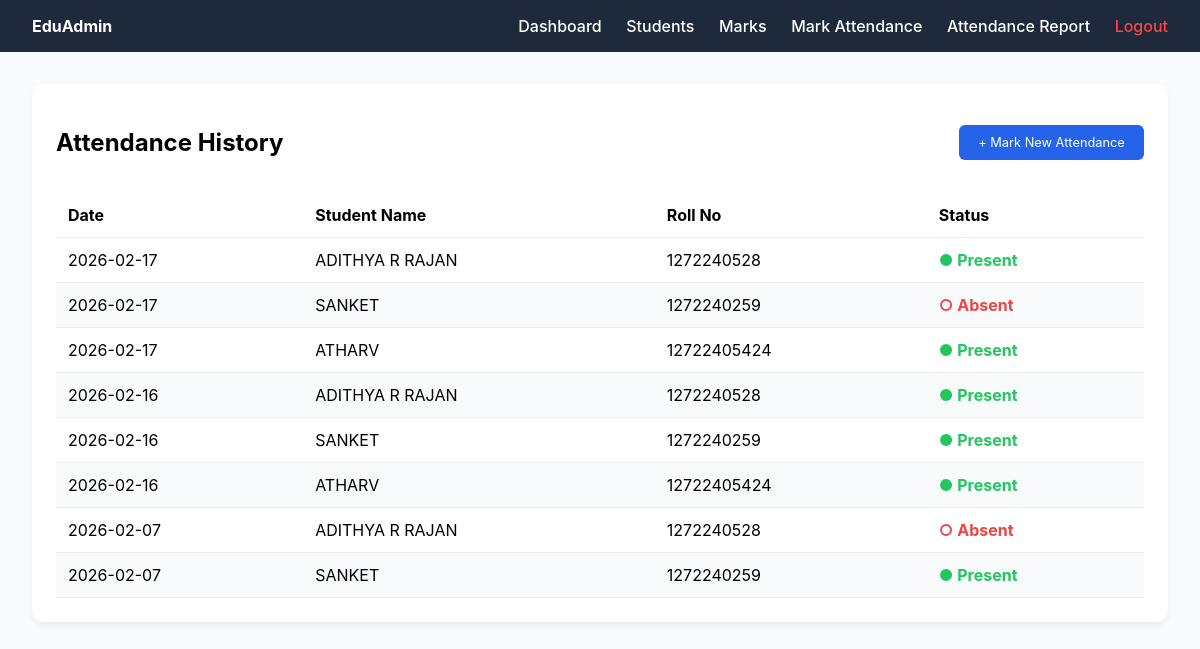
The page /attendance/report (signed in) on the database its author committed.
### tables this page shows
CREATE TABLE attendance (
    id INTEGER PRIMARY KEY AUTOINCREMENT,
    student_id INTEGER,
    date TEXT NOT NULL,
    status TEXT NOT NULL, -- 'Present' or 'Absent'
    FOREIGN KEY (student_id) REFERENCES students (id)
);

CREATE TABLE students (
    id INTEGER PRIMARY KEY AUTOINCREMENT,
    name TEXT NOT NULL,
    roll_no TEXT UNIQUE NOT NULL,
    class_name TEXT NOT NULL
);

### app.py (the view)
@app.route('/attendance/report')
def attendance_report():
    if 'user' not in session:
        return redirect(url_for('login'))
    db = get_db()
    records = db.execute('''
        SELECT a.date, s.name, s.roll_no, a.status
        FROM attendance a
        JOIN students s ON s.id = a.student_id
        ORDER BY a.date DESC
    ''').fetchall()
    db.close()
    return render_template('attendance_report.html', records=records)

### app.py (called while the page is built)
def get_db():
    conn = sqlite3.connect(DB_PATH)
    conn.row_factory = sqlite3.Row
    return conn

### templates/attendance_report.html (shortened to what this page needs)
{% extends "layout.html" %}
{% block content %}
<div class="card">
    <div style="display: flex; justify-content: space-between; align-items: center;">
        <h2>Attendance History</h2>
        <a href="/attendance" class="btn" style="text-decoration: none; font-size: 0.8rem;">+ Mark New Attendance</a>
    </div>
    {% if records %}
    <table>
        <thead>
            <tr>
                <th>Date</th>
                <th>Student Name</th>
                <th>Roll No</th>
                <th>Status</th>
            </tr>
        </thead>
        <tbody>
            {% for row in records %}
            <tr>
                <td>{{ row.date }}</td>
                <td>{{ row.name }}</td>
                <td>{{ row.roll_no }}</td>
                <td>
                    {% if row.status == 'Present' %}
                    <span style="color: #22c55e; font-weight: bold;">● Present</span>
                    {% else %}
                    <span style="color: #ef4444; font-weight: bold;">○ Absent</span>
                    {% endif %}
                </td>
            </tr>
            {% endfor %}
        </tbody>
    </table>
    {% else %}
    <p style="text-align: center; color: #666; padding: 20px;">No attendance records found.</p>
    {% endif %}
</div>
{% endblock %}

### static/css/style.css (style rules this page uses)
:root { --primary: #2563eb; --dark: #1e293b; --light: #f8fafc; --success: #22c55e; }
body { font-family: 'Inter', sans-serif; background: var(--light); margin: 0; display: flex; flex-direction: column; height: 100vh; }
.card { background: white; padding: 1.5rem; border-radius: 12px; box-shadow: 0 4px 6px rgba(0,0,0,0.05); margin-bottom: 2rem; }
.btn { background: var(--primary); color: white; padding: 0.6rem 1.2rem; border: none; border-radius: 6px; cursor: pointer; }
table { width: 100%; border-collapse: collapse; margin-top: 1rem; }
th, td { padding: 12px; border-bottom: 1px solid #eee; text-align: left; }

### templates/attendance_report.html (style rules this page uses)
tr:nth-child(even) { background-color: #f9fafb; }
th { position: sticky; top: 0; background: #fff; z-index: 1; }

### rows shown on the page
attendance: date "2026-02-17", name "ADITHYA R RAJAN", roll_no "1272240528", status "● Present"
attendance: date "2026-02-17", name "SANKET", roll_no "1272240259", status "○ Absent"
attendance: date "2026-02-17", name "ATHARV", roll_no "12722405424", status "● Present"
attendance: date "2026-02-16", name "ADITHYA R RAJAN", roll_no "1272240528", status "● Present"
attendance: date "2026-02-16", name "SANKET", roll_no "1272240259", status "● Present"
attendance: date "2026-02-16", name "ATHARV", roll_no "12722405424", status "● Present"
attendance: date "2026-02-07", name "ADITHYA R RAJAN", roll_no "1272240528", status "○ Absent"
attendance: date "2026-02-07", name "SANKET", roll_no "1272240259", status "● Present"
